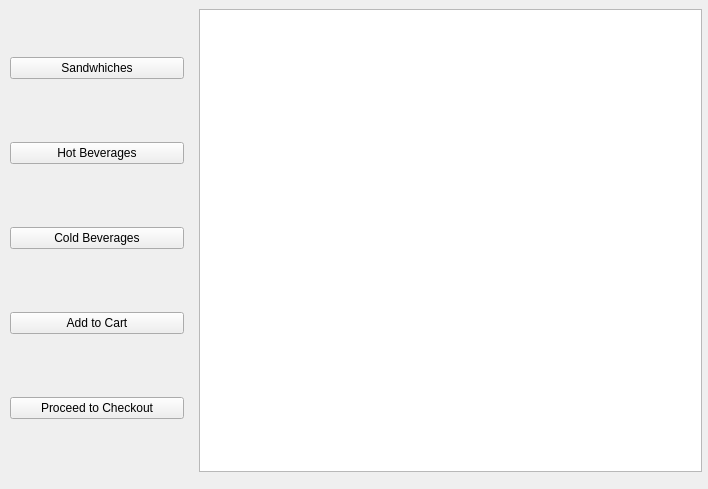
<?xml version="1.0" encoding="UTF-8"?>
<ui version="4.0">
 <class>viewMenu</class>
 <widget class="QWidget" name="viewMenu">
  <property name="geometry">
   <rect>
    <x>0</x>
    <y>0</y>
    <width>708</width>
    <height>489</height>
   </rect>
  </property>
  <property name="windowTitle">
   <string>Form</string>
  </property>
  <widget class="QWidget" name="layoutWidget">
   <property name="geometry">
    <rect>
     <x>10</x>
     <y>0</y>
     <width>701</width>
     <height>481</height>
    </rect>
   </property>
   <layout class="QHBoxLayout" name="horizontalLayout" stretch="1,3">
    <item>
     <layout class="QVBoxLayout" name="buttonHolder">
      <item>
       <widget class="QPushButton" name="sandwhiches">
        <property name="text">
         <string>Sandwhiches</string>
        </property>
       </widget>
      </item>
      <item>
       <widget class="QPushButton" name="hotBeverages">
        <property name="text">
         <string>Hot Beverages</string>
        </property>
       </widget>
      </item>
      <item>
       <widget class="QPushButton" name="coldBeverages">
        <property name="text">
         <string>Cold Beverages</string>
        </property>
       </widget>
      </item>
      <item>
       <widget class="QPushButton" name="addToCart">
        <property name="text">
         <string>Add to Cart</string>
        </property>
       </widget>
      </item>
      <item>
       <widget class="QPushButton" name="checkoutRequest">
        <property name="text">
         <string>Proceed to Checkout</string>
        </property>
       </widget>
      </item>
     </layout>
    </item>
    <item>
     <widget class="QStackedWidget" name="stackedWidget">
      <property name="currentIndex">
       <number>2</number>
      </property>
      <widget class="QWidget" name="page">
       <layout class="QVBoxLayout" name="verticalLayout">
        <item>
         <widget class="QListWidget" name="listWidget"/>
        </item>
       </layout>
      </widget>
      <widget class="QWidget" name="page_2">
       <layout class="QVBoxLayout" name="verticalLayout_2">
        <item>
         <widget class="QListWidget" name="listWidget_2"/>
        </item>
       </layout>
      </widget>
      <widget class="QWidget" name="page_3">
       <layout class="QVBoxLayout" name="verticalLayout_3">
        <item>
         <widget class="QListWidget" name="listWidget_3"/>
        </item>
       </layout>
      </widget>
     </widget>
    </item>
   </layout>
  </widget>
 </widget>
 <resources/>
 <connections/>
</ui>
